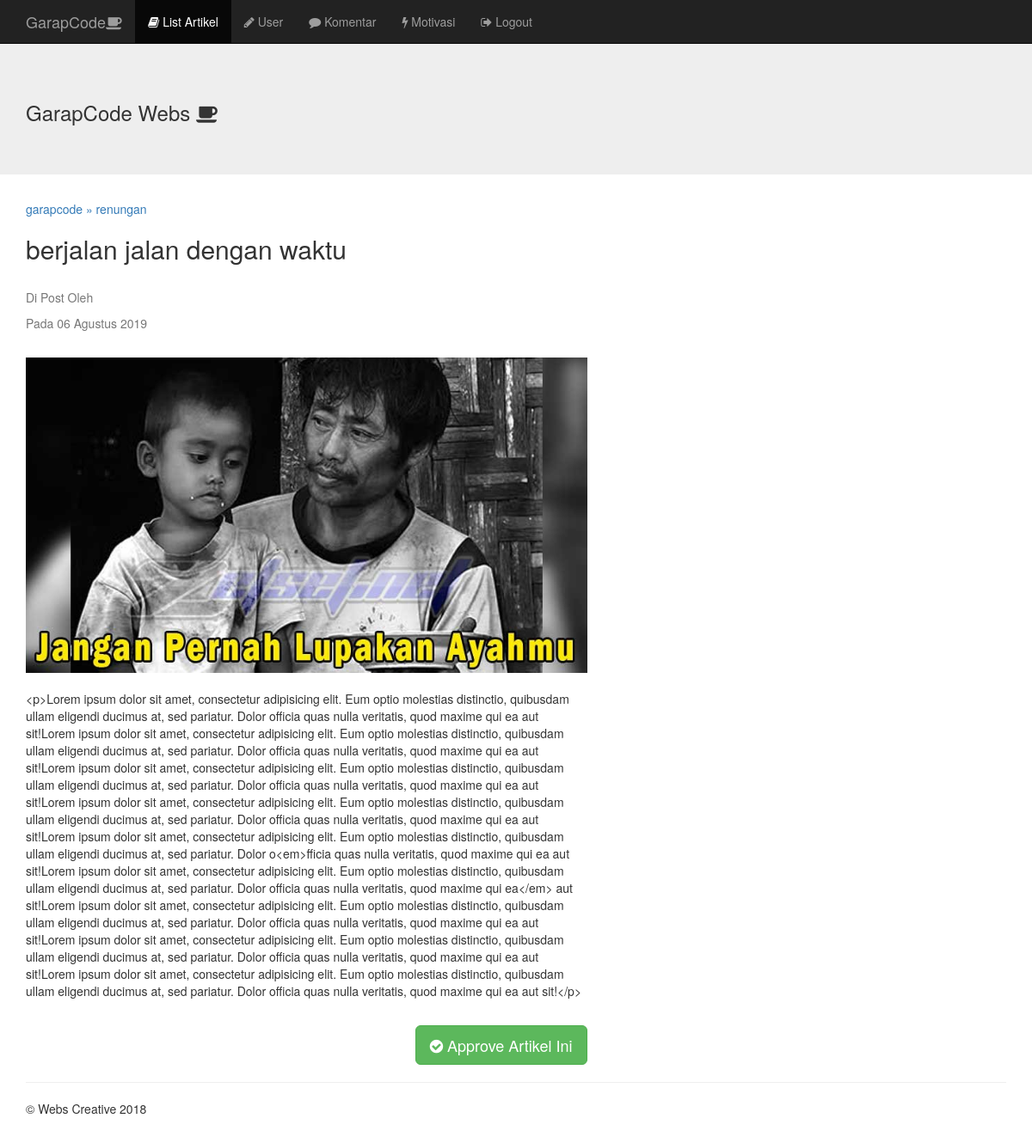
Page /lihat.php?id=17 (signed in) on the committed database.
### tables this page shows
CREATE TABLE `artikel` (
  `id` int(11) NOT NULL,
  `id_user` int(11) NOT NULL,
  `judul` varchar(100) NOT NULL,
  `tag` varchar(100) NOT NULL,
  `penulis` varchar(100) NOT NULL,
  `pengirim` varchar(100) NOT NULL,
  `isi` text NOT NULL,
  `gambar` varchar(100) NOT NULL,
  `foto` varchar(100) NOT NULL,
  `sumber` varchar(20) NOT NULL,
  `flag` int(2) NOT NULL,
  `tgl` timestamp NOT NULL DEFAULT CURRENT_TIMESTAMP ON UPDATE CURRENT_TIMESTAMP
);

### fungsi.php (called while the page is built, shortened)
<?php
	$koneksi = mysqli_connect('localhost', 'root', '', 'forukom');
	function query($query){
		global $koneksi;
		$result = mysqli_query($koneksi, $query);
		$rows = [];
		while ($row = mysqli_fetch_assoc($result)) {
			$rows[]= $row;
		}
		return $rows;
	}
			?>

### indo.php (called while the page is built)
<?php
function TanggalIndo($date){
	$BulanIndo = array("Januari", "Februari", "Maret", "April", "Mei", "Juni", "Juli", "Agustus", "September", "Oktober", "November", "Desember");
	$tahun = substr($date, 0, 4);
	$bulan = substr($date, 5, 2);
	$tgl   = substr($date, 8, 2);
	$result = $tgl . " " . $BulanIndo[(int)$bulan-1] . " ". $tahun;
	return($result);
}
?>

### lihat.php (the view, shortened to what this page needs)
<?php
  require 'fungsi.php';
  include 'indo.php';
  $id = $_GET["id"];
  $artikel = query("SELECT * FROM artikel WHERE id = $id and flag = 0");
 ?>
<!DOCTYPE html>
<html lang="en">
  <head>
    <link rel="stylesheet" href="font-awesome/css/font-awesome.css">
    <link href="css/bootstrap.min.css" rel="stylesheet">
    <link href="css/jumbotron.css" rel="stylesheet">
  </head>
  <body>
    <nav class="navbar navbar-inverse navbar-fixed-top">
      <div class="container">
        <div class="navbar-header">
          <a class="navbar-brand" href="#">GarapCode<i class="fa fa-coffee"></i></a>
        </div>
        <div id="navbar" class="navbar-collapse collapse">
            <ul class="nav navbar-nav">
              <li class="active"><a href="adming.php"><i class="fa fa-book"></i> List Artikel</a></li>
              <li><a href="user.php"><i class="fa fa-pencil"></i> User</a></li>
              <li><a href="komentar.php"><i class="fa fa-comment"></i> Komentar</a></li>
              <li><a href="motivasi.php"><i class="fa fa-bolt"></i> Motivasi</a></li>
              <li><a href="logout.php"><i class="fa fa-sign-out"></i> Logout</a></li>
          </ul>
        </div>
      </div>
    </nav>
    <div class="jumbotron">
      <div class="container">
        <h3 class="animasi-teks"> GarapCode Webs <i class="fa fa-coffee"></i></h3>
      </div>
    </div>
    <div class="container">
      <div class="row">
         <?php foreach($artikel as $art): ?>
            <div class="col-md-7 kotak">
            <p class="text-primary">garapcode &raquo <?= $art["tag"]; ?></p>
            <div><h2><?= $art["judul"]; ?></h2></div>
            <div class="hr2"></div><br>
            <p class="text-muted">Di Post Oleh <?= $art["penulis"]; ?></p>
            <p class="text-muted">Pada <?= TanggalIndo($art["tgl"]); ?></p><br>
            <div><a href="gambar/<?= $art["gambar"]; ?>"><img class="img-responsive" src="gambar/<?= $art["gambar"]; ?>"></a></div><br>
            <p><?= $art["isi"]; ?></p><br>
            <div class="text-right"><a class="btn btn-success btn-lg" href="approve.php?id=<?= $art["id"]; ?>"><i class="fa fa-check-circle"></i> Approve Artikel Ini</a></div>
            </div>
       <?php endforeach; ?>
     </div>
   </div>
    <div class="container">
      <hr>
      <footer>
        <p>&copy; Webs Creative 2018</p>
      </footer>
    </div>
  </body>
</html>

### css/jumbotron.css (style rules this page uses)
body { padding-top: 50px; padding-bottom: 20px; }

### rows in the picture
artikel: tag "renungan", judul "berjalan jalan dengan waktu", tgl "06 Agustus 2019", gambar (picture), isi "<p>Lorem ipsum dolor sit amet, consectetur adipisicing elit. Eum optio molestias distinctio, quibusdam ullam eligendi ducimus at, sed pariatur. Dolor officia quas nulla veritatis, quod maxime qui ea aut sit!Lorem ipsum dolor sit amet, consectetur adipisicing elit. Eum optio molestias distinctio, quibusdam ullam eligendi ducimus at, sed pariatur. Dolor officia quas nulla veritatis, quod maxime qui ea aut sit!Lorem ipsum dolor sit amet, consectetur adipisicing elit. Eum optio molestias distinctio, quibusdam ullam eligendi ducimus at, sed pariatur. Dolor officia quas nulla veritatis, quod maxime qui ea aut sit!Lorem ipsum dolor sit amet, consectetur adipisicing elit. Eum optio molestias…"
